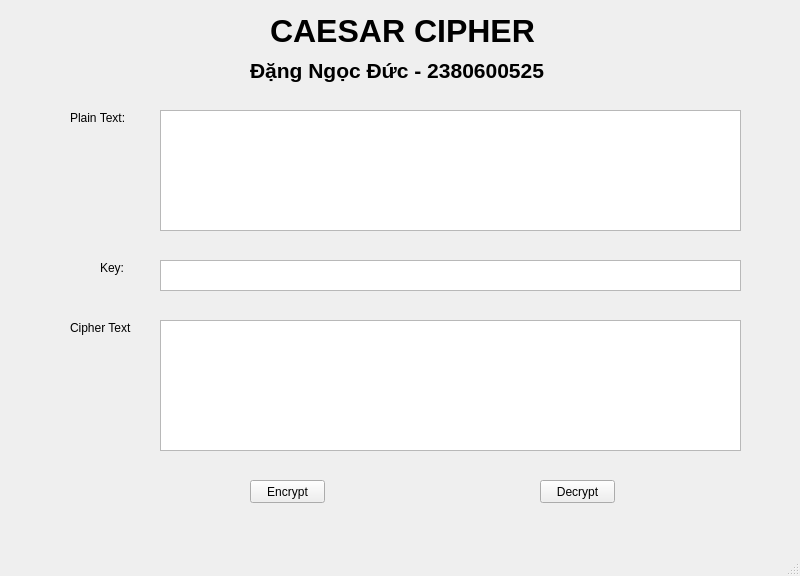
<?xml version="1.0" encoding="UTF-8"?>
<ui version="4.0">
 <class>MainWindow</class>
 <widget class="QMainWindow" name="MainWindow">
  <property name="geometry">
   <rect>
    <x>0</x>
    <y>0</y>
    <width>800</width>
    <height>576</height>
   </rect>
  </property>
  <property name="windowTitle">
   <string>MainWindow</string>
  </property>
  <widget class="QWidget" name="centralwidget">
   <widget class="QLabel" name="lb_plainText">
    <property name="geometry">
     <rect>
      <x>70</x>
      <y>110</y>
      <width>61</width>
      <height>16</height>
     </rect>
    </property>
    <property name="text">
     <string>Plain Text:</string>
    </property>
   </widget>
   <widget class="QLabel" name="label_2">
    <property name="geometry">
     <rect>
      <x>270</x>
      <y>10</y>
      <width>271</width>
      <height>41</height>
     </rect>
    </property>
    <property name="font">
     <font>
      <pointsize>24</pointsize>
      <weight>75</weight>
      <bold>true</bold>
     </font>
    </property>
    <property name="text">
     <string>CAESAR CIPHER</string>
    </property>
   </widget>
   <widget class="QPlainTextEdit" name="txt_plainText">
    <property name="geometry">
     <rect>
      <x>160</x>
      <y>110</y>
      <width>581</width>
      <height>121</height>
     </rect>
    </property>
   </widget>
   <widget class="QPlainTextEdit" name="txt_key">
    <property name="geometry">
     <rect>
      <x>160</x>
      <y>260</y>
      <width>581</width>
      <height>31</height>
     </rect>
    </property>
   </widget>
   <widget class="QPlainTextEdit" name="txt_cipherText">
    <property name="geometry">
     <rect>
      <x>160</x>
      <y>320</y>
      <width>581</width>
      <height>131</height>
     </rect>
    </property>
   </widget>
   <widget class="QLabel" name="key">
    <property name="geometry">
     <rect>
      <x>100</x>
      <y>260</y>
      <width>31</width>
      <height>16</height>
     </rect>
    </property>
    <property name="text">
     <string>Key:</string>
    </property>
   </widget>
   <widget class="QLabel" name="cipherText">
    <property name="geometry">
     <rect>
      <x>70</x>
      <y>320</y>
      <width>61</width>
      <height>16</height>
     </rect>
    </property>
    <property name="text">
     <string>Cipher Text:</string>
    </property>
   </widget>
   <widget class="QPushButton" name="btn_encrypt">
    <property name="geometry">
     <rect>
      <x>250</x>
      <y>480</y>
      <width>75</width>
      <height>23</height>
     </rect>
    </property>
    <property name="text">
     <string>Encrypt</string>
    </property>
   </widget>
   <widget class="QPushButton" name="btn_decrypt">
    <property name="geometry">
     <rect>
      <x>540</x>
      <y>480</y>
      <width>75</width>
      <height>23</height>
     </rect>
    </property>
    <property name="text">
     <string>Decrypt</string>
    </property>
   </widget>
   <widget class="QLabel" name="label_5">
    <property name="geometry">
     <rect>
      <x>250</x>
      <y>50</y>
      <width>321</width>
      <height>41</height>
     </rect>
    </property>
    <property name="font">
     <font>
      <pointsize>16</pointsize>
      <weight>75</weight>
      <bold>true</bold>
     </font>
    </property>
    <property name="text">
     <string>Đặng Ngọc Đức - 2380600525</string>
    </property>
   </widget>
  </widget>
  <widget class="QMenuBar" name="menubar">
   <property name="geometry">
    <rect>
     <x>0</x>
     <y>0</y>
     <width>800</width>
     <height>21</height>
    </rect>
   </property>
  </widget>
  <widget class="QStatusBar" name="statusbar"/>
 </widget>
 <resources/>
 <connections/>
</ui>
